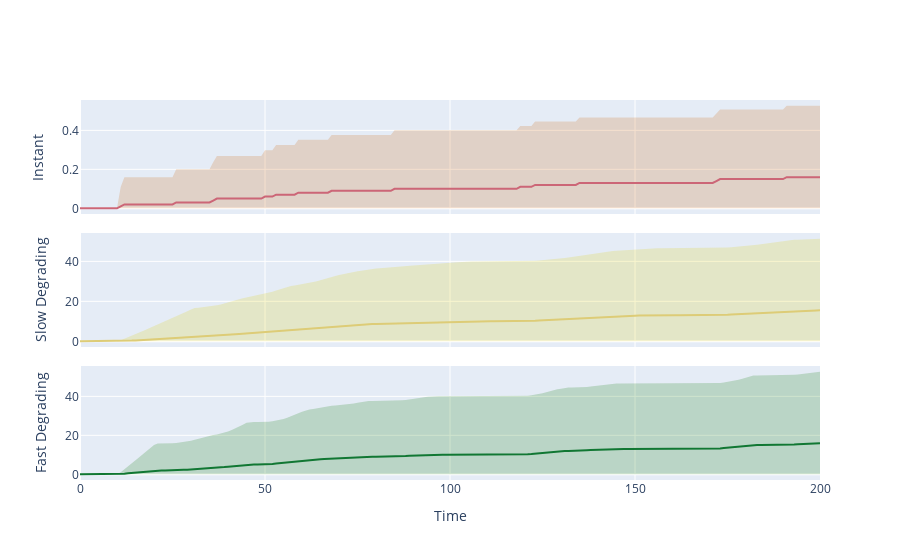

Write notebook code for a chart like this one.
### Code cell
update_condition_fig(comp)

### Figure 1 — Plotly figure (JSON) as saved in the notebook; plotly's stock layout.template omitted (floating-point values rounded to 4 significant figures; data arrays with more than 128 entries replaced by an {"elided": "..."} marker saying what was removed)
{"data": [{"fill": "toself", "fillcolor": "rgba(204, 102, 11,0.2)", "line": {"color": "rgba(255,255,255,0)"}, "mode": "lines", "name": "instant", "showlegend": false, "type": "scatter", "x": {"elided": "402 int values"}, "xaxis": "x", "y": {"elided": "402 float values"}, "yaxis": "y"}, {"line": {"color": "rgb(204, 102, 119)"}, "mode": "lines", "name": "instant", "showlegend": false, "type": "scatter", "x": {"elided": "201 int values"}, "xaxis": "x", "y": {"elided": "201 float values"}, "yaxis": "y"}, {"fill": "toself", "fillcolor": "rgba(221, 204, 11,0.2)", "line": {"color": "rgba(255,255,255,0)"}, "mode": "lines", "name": "slow_degrading", "showlegend": false, "type": "scatter", "x": {"elided": "402 int values"}, "xaxis": "x2", "y": {"elided": "402 float values"}, "yaxis": "y2"}, {"line": {"color": "rgb(221, 204, 119)"}, "mode": "lines", "name": "slow_degrading", "showlegend": false, "type": "scatter", "x": {"elided": "201 int values"}, "xaxis": "x2", "y": {"elided": "201 float values"}, "yaxis": "y2"}, {"fill": "toself", "fillcolor": "rgba(17, 119, 5,0.2)", "line": {"color": "rgba(255,255,255,0)"}, "mode": "lines", "name": "fast_degrading", "showlegend": false, "type": "scatter", "x": {"elided": "402 int values"}, "xaxis": "x3", "y": {"elided": "402 float values"}, "yaxis": "y3"}, {"line": {"color": "rgb(17, 119, 51)"}, "mode": "lines", "name": "fast_degrading", "showlegend": false, "type": "scatter", "x": {"elided": "201 int values"}, "xaxis": "x3", "y": {"elided": "201 float values"}, "yaxis": "y3"}], "layout": {"xaxis": {"anchor": "y", "domain": [0, 1], "matches": "x3", "showticklabels": false}, "xaxis2": {"anchor": "y2", "domain": [0, 1], "matches": "x3", "showticklabels": false}, "xaxis3": {"anchor": "y3", "domain": [0, 1], "title": {"text": "Time"}}, "yaxis": {"anchor": "x", "domain": [0.7, 1], "title": {"text": "Instant"}}, "yaxis2": {"anchor": "x2", "domain": [0.35, 0.65], "title": {"text": "Slow Degrading"}}, "yaxis3": {"anchor": "x3", "domain": [0, 0.3], "title": {"text": "Fast Degrading"}}}}
